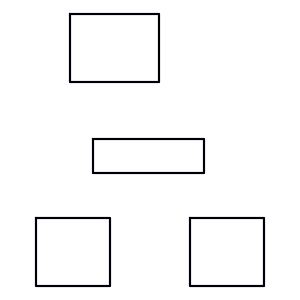
#> input picture MPC_planning/obstacles/fig1.png, 300 x 300 px
$ python fig2obst.py
#> lines starting #> are read from the running program, lines starting #| are printed output that depends on the picture; after the words box and inside, x2 and y2 are one past the last pixel; in counts of white or black regions, pixels touching at a corner belong together
import numpy as np
import cv2
import matplotlib.pyplot as plt

def search_corner_downwards(edges, first_loc, xmax, ymax):
    search_up = edges[max(0, first_loc[0] - 1), first_loc[1]]
    search_down = edges[min(xmax, first_loc[0] + 1), first_loc[1]]

    if search_down != 0:
        next_loc = [min(xmax, first_loc[0] + 1, xmax), first_loc[1]]
        return search_corner_downwards(edges, next_loc, xmax, ymax)

    elif search_up != 0 and search_down == 0:
        end_loc = first_loc
        return end_loc

    elif search_up == 0 and search_down == 0:
        # print("this is horizontal edges! ")
        return first_loc
    else:
        print("no vaild start point for rightwards searching! ")
        return None


def search_corner_rightwards(edges, first_loc, xmax, ymax):
    search_right = edges[first_loc[0], min(ymax, first_loc[1] + 1)]
    search_left = edges[first_loc[0], max(0, first_loc[1] - 1)]

    if search_right != 0:
        next_loc = [first_loc[0], min(ymax, first_loc[1] + 1)]
        return search_corner_rightwards(edges, next_loc, xmax, ymax)

    elif search_left != 0 and search_right == 0:
        end_loc = first_loc
        return end_loc

    elif search_left == 0 and search_right == 0:
        # print("this is vertical edges! ")
        return first_loc
    else:
        print("no vaild start point for downwards searching! ")
        return None


def get_rough_coordinates(filename):
#> called with filename = '../obstacles/fig1.png'
    img = cv2.imread(filename, 0)
#> img: shape (300, 300); min 0, max 255, mean 247.8
    # [4 lines of commented-out code are left out]
    img[img != 0] = -1
#> img: shape (300, 300); 97.4% white; black in thin lines or dots, all inside (x1, y1, x2, y2) = (35, 13, 265, 287)
    edges = img + 1
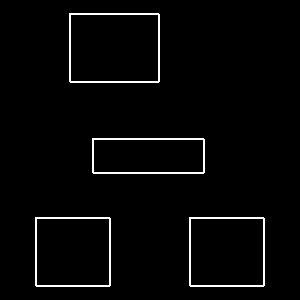
#> edges: shape (300, 300); values 0 (black) and 1 (white), 2.6% white in thin lines or dots, all inside (x1, y1, x2, y2) = (35, 13, 265, 287)
    hmax = len(edges[0])
#> hmax = 300
    wmax = len(edges[1])
#> wmax = 300

    found_first_loc = False
    edges_list = []

    for i in range(hmax):
        first_loc = []
        for j in range(wmax):
            if found_first_loc:
                continue

            if edges[i, j] != 0 and not found_first_loc:
                right_end = search_corner_rightwards(edges, [i, j], hmax, wmax)
                down_end = search_corner_downwards(edges, [i, j], hmax, wmax)
                if right_end is not None and down_end is not None:
                    first_loc.append([i, j])
                    first_loc.append(right_end)
                    first_loc.append(down_end)
                    edges[i, j:right_end[1]] = 0
                    edges[i:down_end[0], j] = 0
                    found_first_loc = True

        if found_first_loc:
            edges_list.append(first_loc)
            found_first_loc = False
            continue
#> this loop made 300 passes
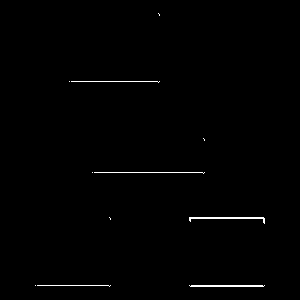
#> edges: shape (300, 300); values 0 (black) and 1 (white), 0.67% white in thin lines or dots, all inside (x1, y1, x2, y2) = (35, 13, 265, 287)

    edges_ = remove_identicals(edges_list)
    # edges_ = pixel2coordinates(edges_, 1, wmax, hmax)
    return edges_


def remove_identicals(edges):
    new_list = []
    for edge in edges:
        origin = np.array(edge[0])
        down = np.array(edge[1])
        right = np.array(edge[2])
        difference_d_r = (down - right)

        if len(new_list) == 0:
            if np.any(difference_d_r) != 0:
                new_list.append(edge)

        else:
            last_origin = np.array(new_list[-1][0])
            difference_e = np.abs(origin - last_origin)

            if np.any(difference_e > 1):
                if np.any(difference_d_r != 0):
                    new_list.append(edge)
#> this loop made 22 passes
#> edge on passes 1 to 12: [[13, 69], [13, 158], [81, 69]], [[14, 70], [14, 159], [82, 70]], [[15, 158], [15, 159], [82, 158]], [[16, 159], [16, 159], [81, 159]], [[81, 69], [81, 69], [81, 69]], [[82, 70], [82, 158], [82, 70]], [[138, 92], [138, 203], [172, 92]], [[139, 93], [139, 204], [173, 93]], [[140, 203], [140, 204], [173, 203]], [[141, 204], [141, 204], [172, 204]], [[172, 92], [172, 92], [172, 92]], [[173, 93], [173, 203], [173, 93]]

    return new_list


def remove_identicals1(edges):
    new_list = []
    for edge in edges:
        origin = np.array(edge[0])
        down = np.array(edge[1])
        right = np.array(edge[2])
        difference_d_r = (down - right)

        if np.any(difference_d_r == 0):
            new_list.append(edge)

    return new_list


def pixel2coordinates(edges, resolution, xmax, ymax):
    rot = np.array([[0, 1], [-1, 0]])
    newlist = []
    trans = np.array([0, ymax])
    for edge in edges:
        a0 = (rot @ np.array(edge[0]) + trans) * resolution
        a1 = (rot @ np.array(edge[1]) + trans) * resolution
        a2 = (rot @ np.array(edge[2]) + trans) * resolution
        newlist.append([[a0[0], a0[1]], [a1[0], a1[1]], [a2[0], a2[1]]])

    return newlist


if __name__ == '__main__':

    convert2coordinates = True
    file = "../obstacles/fig1.png"
    edges_list = get_rough_coordinates(file)
    print("size edge list:", len(edges_list))
#| size edge list: 11
    img = cv2.imread(file, 0)
    fig = plt.figure()
    plt.imshow(img, cmap='gray')
    if convert2coordinates:
        for edge in edges_list:
            plt.plot(edge[0][1], edge[0][0], "bo")
            plt.plot(edge[1][1], edge[1][0], "ro")
            plt.plot(edge[2][1], edge[2][0], "go")
#> this loop made 11 passes
#> edge on passes 1 to 11: [[13, 69], [13, 158], [81, 69]], [[15, 158], [15, 159], [82, 158]], [[82, 70], [82, 158], [82, 70]], [[138, 92], [138, 203], [172, 92]], [[140, 203], [140, 204], [173, 203]], [[173, 93], [173, 203], [173, 93]], [[217, 35], [217, 109], [285, 35]], [[219, 109], [219, 110], [286, 109]], [[221, 189], [221, 190], [285, 189]], [[223, 263], [223, 264], [286, 263]], [[286, 36], [286, 109], [286, 36]]

    plt.show()
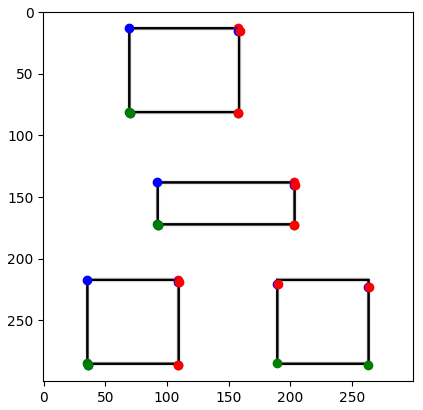
#> figure drawn by matplotlib, 1 panel

    print(1)
